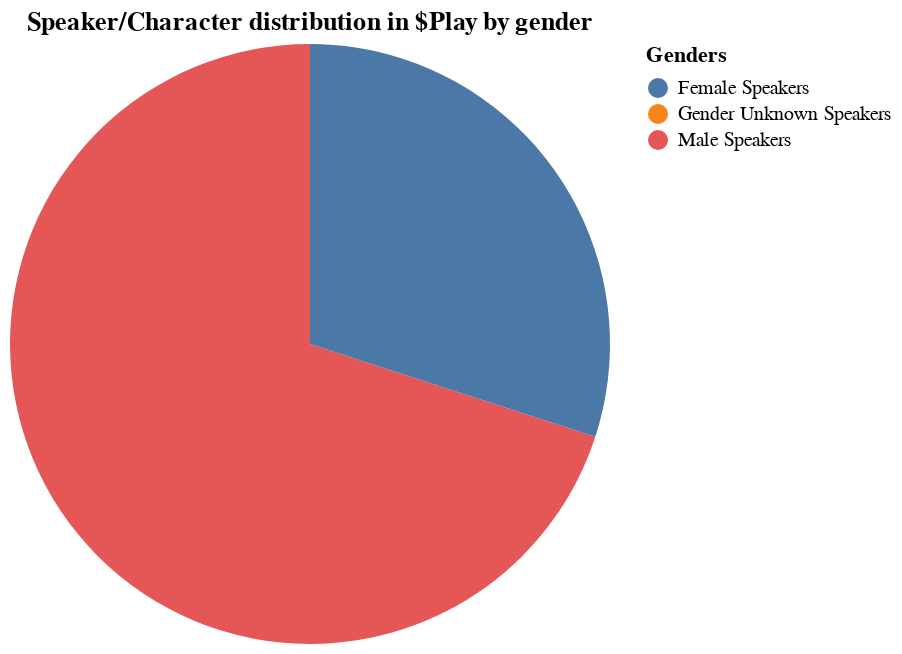

The notebook cell this image was saved under:
### Code cell
# data for num speaker pie char
speakers=playMetadata[['num_of_speakers_male', 'num_of_speakers_female', 'num_of_speakers_unknown']]
#print(speakers)
palette_color = seaborn.color_palette('bright')
labelSpeakerList = ['Male Speakers', 'Female Speakers', 'Gender Unknown Speakers'] 
# plotting data on chart male color #009999', Female color '#b66dff'unkown color'#db6d00' alternative palletwith different hue:#004949 #b66dff #ffdf4d  https://lospec.com/palette-list/colorblind-16
plt.pie(x=speakers.loc[0,:].values.tolist(),
        labels=labelSpeakerList, 
        colors=['#009999','#b66dff','#db6d00'], 
        autopct='%.0f%%') 
  
# displaying seaborn chart 
plt.show()

# altair chart
speakersAlt = pd.DataFrame({'Genders':labelSpeakerList, 'Number of Speakers':speakers.loc[0,:].values.tolist()})

numeberSpeakerGenderPieAlt= alt.Chart(speakersAlt, title='Speaker/Character distribution in $Play by gender' ).mark_arc().encode(
    theta='Number of Speakers',
    color='Genders:N'
)
numeberSpeakerGenderPieAlt #todo's add marks ie percentages

### Figure 1 — Vega-Lite specification as saved in the notebook (floating-point values rounded to 4 significant figures)
{"config": {"view": {"continuousWidth": 300, "continuousHeight": 300}}, "data": {"name": "data-306141e7886ea02723d228c784d3948f"}, "mark": {"type": "arc"}, "encoding": {"color": {"field": "Genders", "type": "nominal"}, "theta": {"field": "Number of Speakers", "type": "quantitative"}}, "title": "Speaker/Character distribution in $Play by gender", "$schema": "https://vega.github.io/schema/vega-lite/v5.15.1.json", "datasets": {"data-306141e7886ea02723d228c784d3948f": [{"Genders": "Male Speakers", "Number of Speakers": 14}, {"Genders": "Female Speakers", "Number of Speakers": 6}, {"Genders": "Gender Unknown Speakers", "Number of Speakers": 0}]}}
